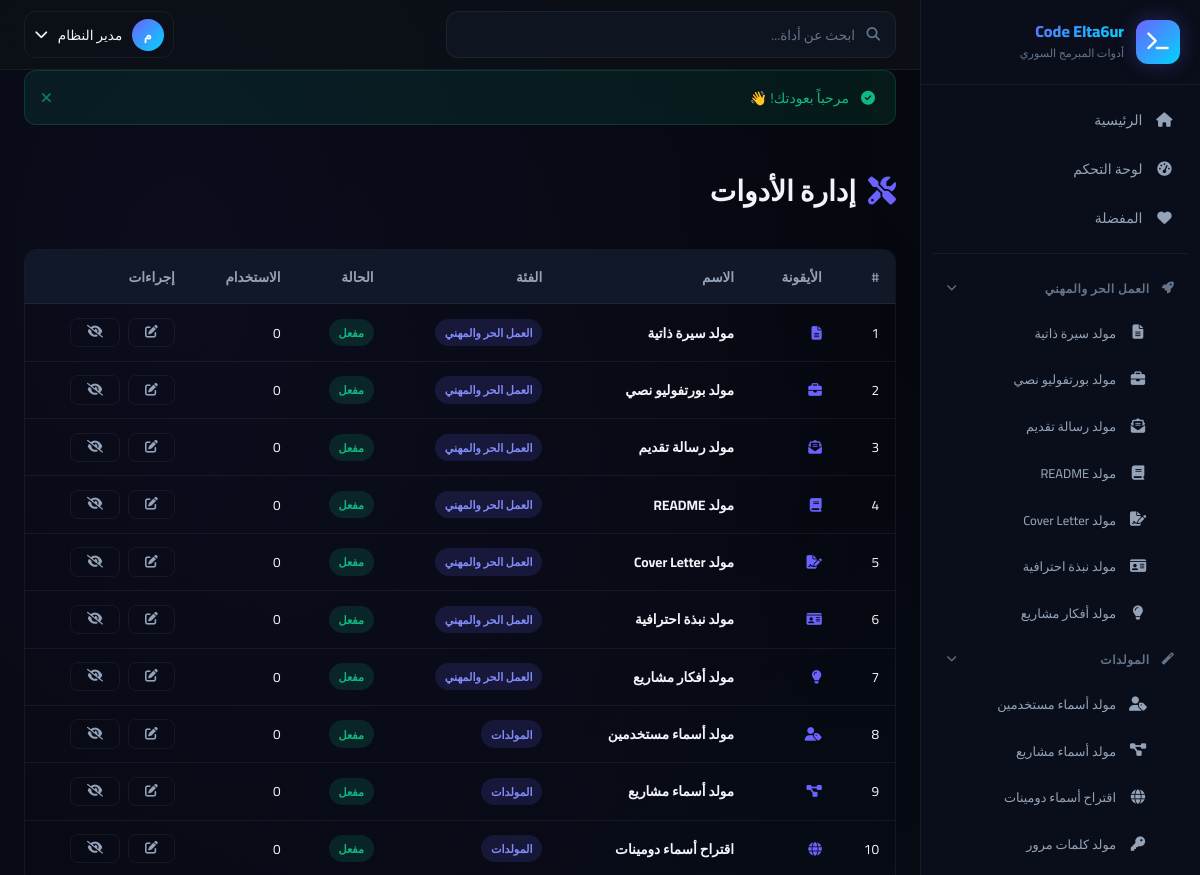
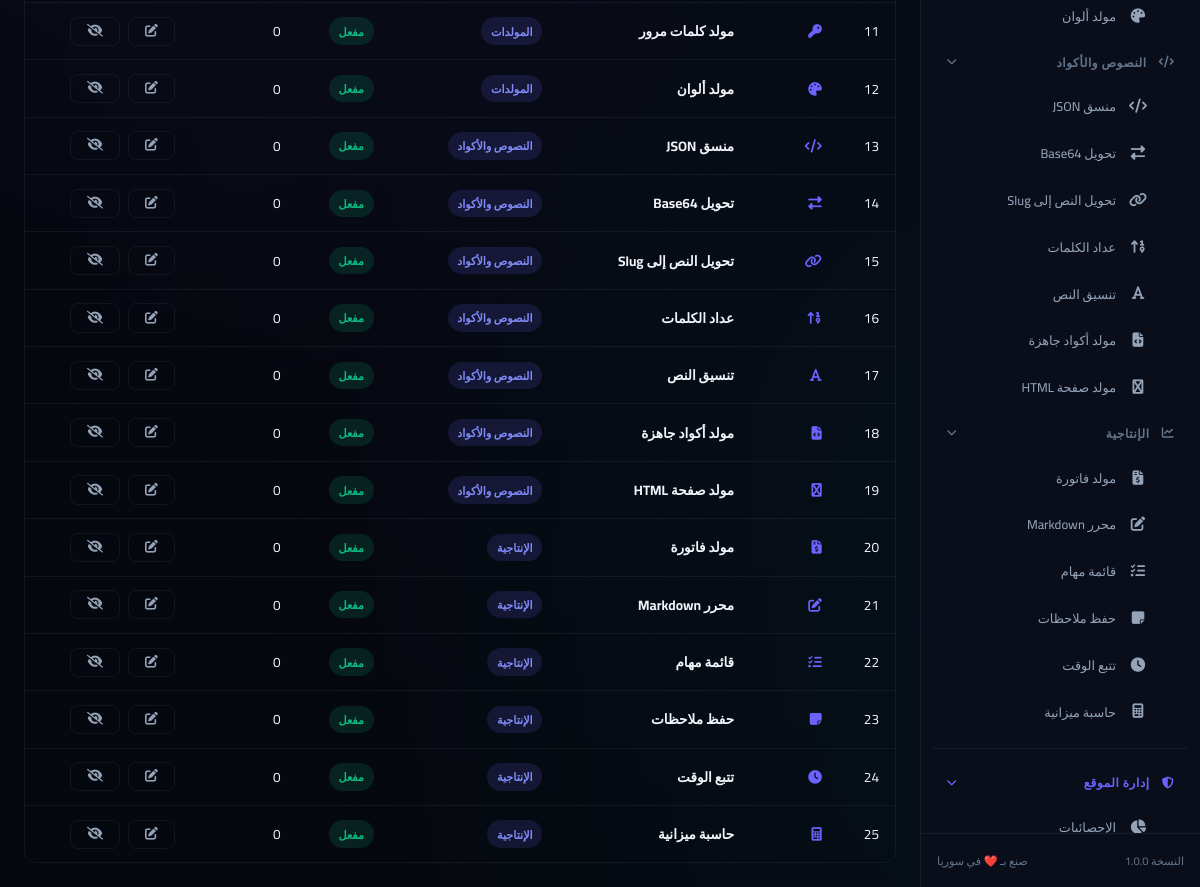
The app's page /admin/tools-manage.php (signed in) with its own data (2 pictures, top to bottom).
### tables this page shows
CREATE TABLE IF NOT EXISTS `tools` (
    `id` INT UNSIGNED AUTO_INCREMENT PRIMARY KEY,
    `name` VARCHAR(100) NOT NULL,
    `slug` VARCHAR(100) NOT NULL UNIQUE,
    `description` TEXT DEFAULT NULL,
    `icon` VARCHAR(50) DEFAULT 'fa-wrench',
    `category` VARCHAR(50) DEFAULT 'general',
    `status` TINYINT(1) DEFAULT 1,
    `sort_order` INT DEFAULT 0,
    `usage_count` INT UNSIGNED DEFAULT 0,
    `created_at` TIMESTAMP DEFAULT CURRENT_TIMESTAMP,
    INDEX `idx_slug` (`slug`),
    INDEX `idx_category` (`category`),
    INDEX `idx_status` (`status`)
);

### includes/auth.php (called while the page is built, shortened)
<?php
function isLoggedIn() {
    return isset($_SESSION['logged_in']) && $_SESSION['logged_in'] === true;
}
function isAdmin() {
    return isLoggedIn() && isset($_SESSION['user_role']) && $_SESSION['user_role'] === 'admin';
}

### includes/functions.php (called while the page is built, shortened)
<?php
function sanitize($input) {
    return htmlspecialchars(strip_tags(trim($input)), ENT_QUOTES, 'UTF-8');
}
function getAllTools($activeOnly = true) {
    $db = getDB();
    $sql = "SELECT * FROM tools";
    if ($activeOnly) {
        $sql .= " WHERE status = 1";
    }
    $sql .= " ORDER BY sort_order ASC";
    return $db->query($sql)->fetchAll();
}
function getCategoryName($category) {
    $categories = [
        'career' => 'العمل الحر والمهني',
        'generators' => 'المولدات',
        'text' => 'النصوص والأكواد',
        'productivity' => 'الإنتاجية'
    ];
    return $categories[$category] ?? $category;
}

### admin/tools-manage.php (the view, shortened to what this page needs)
<?php
$currentPage = 'admin-tools';
$db = getDB();
$tools = $db->query("SELECT * FROM tools ORDER BY sort_order ASC")->fetchAll();
include __DIR__ . '/../includes/header.php';
?>
<div class="page-header">
    <h1 class="page-title"><i class="fas fa-tools"></i> إدارة الأدوات</h1>
</div>
<div class="table-container">
    <table>
        <thead><tr><th>#</th><th>الأيقونة</th><th>الاسم</th><th>الفئة</th><th>الحالة</th><th>الاستخدام</th><th>إجراءات</th></tr></thead>
        <tbody>
            <?php foreach ($tools as $t): ?>
            <tr style="<?= !$t['status'] ? 'opacity:0.5' : '' ?>">
                <td><?= $t['sort_order'] ?></td>
                <td><i class="fas <?= $t['icon'] ?>" style="color:var(--text-accent)"></i></td>
                <td><strong><?= sanitize($t['name']) ?></strong></td>
                <td><span class="badge badge-primary"><?= getCategoryName($t['category']) ?></span></td>
                <td><span class="badge badge-<?= $t['status'] ? 'success' : 'danger' ?>"><?= $t['status'] ? 'مفعل' : 'معطل' ?></span></td>
                <td><?= $t['usage_count'] ?></td>
                <td>
                    <div class="d-flex gap-1">
                        <a href="?edit=<?= $t['id'] ?>" class="btn btn-ghost btn-sm"><i class="fas fa-edit"></i></a>
                        <a href="?toggle=<?= $t['id'] ?>" class="btn btn-ghost btn-sm"><i class="fas fa-<?= $t['status'] ? 'eye-slash' : 'eye' ?>"></i></a>
                    </div>
                </td>
            </tr>
            <?php endforeach; ?>
        </tbody>
    </table>
</div>
<?php include __DIR__ . '/../includes/footer.php'; ?>

### includes/sidebar.php (shortened to what this page needs)
<?php
$categories = [
    'career' => ['name' => 'العمل الحر والمهني', 'icon' => 'fa-rocket'],
    'generators' => ['name' => 'المولدات', 'icon' => 'fa-magic'],
    'text' => ['name' => 'النصوص والأكواد', 'icon' => 'fa-code'],
    'productivity' => ['name' => 'الإنتاجية', 'icon' => 'fa-chart-line']
];
try {
    $allTools = getAllTools();
    $toolsByCategory = [];
    foreach ($allTools as $tool) {
        $toolsByCategory[$tool['category']][] = $tool;
    }
} catch (Exception $e) {
    $toolsByCategory = [];
}
?>
<aside class="sidebar" id="sidebar">
    <div class="sidebar-header">
        <a href="<?= BASE_URL ?>" class="sidebar-logo">
            <div class="logo-icon">
                <i class="fas fa-terminal"></i>
            </div>
            <div class="logo-text">
                <span class="logo-title">Code Elta6ur</span>
                <span class="logo-subtitle">أدوات المبرمج السوري</span>
            </div>
        </a>
    </div>
    <nav class="sidebar-nav">
        <a href="<?= BASE_URL ?>" class="nav-item <?= $currentPage === 'home' ? 'active' : '' ?>">
            <i class="fas fa-home"></i>
            <span>الرئيسية</span>
        </a>
        <?php if (isLoggedIn()): ?>
        <a href="<?= BASE_URL ?>user/dashboard.php" class="nav-item <?= $currentPage === 'dashboard' ? 'active' : '' ?>">
            <i class="fas fa-tachometer-alt"></i>
            <span>لوحة التحكم</span>
        </a>
        <a href="<?= BASE_URL ?>user/favorites.php" class="nav-item <?= $currentPage === 'favorites' ? 'active' : '' ?>">
            <i class="fas fa-heart"></i>
            <span>المفضلة</span>
        </a>
        <?php endif; ?>
        <div class="nav-divider"></div>
        <?php foreach ($categories as $catKey => $catInfo): ?>
        <div class="nav-group">
            <div class="nav-group-title">
                <i class="fas <?= $catInfo['icon'] ?>"></i>
                <span><?= $catInfo['name'] ?></span>
                <i class="fas fa-chevron-down nav-group-arrow"></i>
            </div>
            <div class="nav-group-items">
                <?php if (isset($toolsByCategory[$catKey])): ?>
                <?php foreach ($toolsByCategory[$catKey] as $tool): ?>
                <a href="<?= BASE_URL ?>tool.php?slug=<?= $tool['slug'] ?>"
                   class="nav-item nav-sub-item <?= (isset($currentTool) && $currentTool === $tool['slug']) ? 'active' : '' ?>">
                    <i class="fas <?= $tool['icon'] ?>"></i>
                    <span><?= sanitize($tool['name']) ?></span>
                </a>
                <?php endforeach; ?>
                <?php endif; ?>
            </div>
        </div>
        <?php endforeach; ?>
        <?php if (isAdmin()): ?>
        <div class="nav-divider"></div>
        <div class="nav-group">
            <div class="nav-group-title admin-title">
                <i class="fas fa-shield-alt"></i>
                <span>إدارة الموقع</span>
                <i class="fas fa-chevron-down nav-group-arrow"></i>
            </div>
            <div class="nav-group-items">
                <a href="<?= BASE_URL ?>admin/index.php" class="nav-item nav-sub-item <?= $currentPage === 'admin-dashboard' ? 'active' : '' ?>">
                    <i class="fas fa-chart-pie"></i>
                    <span>الإحصائيات</span>
                </a>
            </div>
        </div>
        <?php endif; ?>
    </nav>
    <div class="sidebar-footer">
        <div class="sidebar-footer-text">
            <span>النسخة <?= APP_VERSION ?></span>
            <span>صنع بـ ❤️ في سوريا</span>
        </div>
    </div>
</aside>

### records on screen
tools: name "مولد سيرة ذاتية", sort_order "1", category "العمل الحر والمهني", status "مفعل", usage_count "0"
tools: name "مولد بورتفوليو نصي", sort_order "2", category "العمل الحر والمهني", status "مفعل", usage_count "0"
tools: name "مولد رسالة تقديم", sort_order "3", category "العمل الحر والمهني", status "مفعل", usage_count "0"
tools: name "مولد README", sort_order "4", category "العمل الحر والمهني", status "مفعل", usage_count "0"
tools: name "مولد Cover Letter", sort_order "5", category "العمل الحر والمهني", status "مفعل", usage_count "0"
tools: name "مولد نبذة احترافية", sort_order "6", category "العمل الحر والمهني", status "مفعل", usage_count "0"
tools: name "مولد أفكار مشاريع", sort_order "7", category "العمل الحر والمهني", status "مفعل", usage_count "0"
tools: name "مولد أسماء مستخدمين", sort_order "8", category "المولدات", status "مفعل", usage_count "0"
tools: name "مولد أسماء مشاريع", sort_order "9", category "المولدات", status "مفعل", usage_count "0"
tools: name "اقتراح أسماء دومينات", sort_order "10", category "المولدات", status "مفعل", usage_count "0"
tools: name "مولد كلمات مرور", sort_order "11", category "المولدات", status "مفعل", usage_count "0"
tools: name "مولد ألوان", sort_order "12", category "المولدات", status "مفعل", usage_count "0"
tools: name "منسق JSON", sort_order "13", category "النصوص والأكواد", status "مفعل", usage_count "0"
tools: name "تحويل Base64", sort_order "14", category "النصوص والأكواد", status "مفعل", usage_count "0"
tools: name "تحويل النص إلى Slug", sort_order "15", category "النصوص والأكواد", status "مفعل", usage_count "0"
tools: name "عداد الكلمات", sort_order "16", category "النصوص والأكواد", status "مفعل", usage_count "0"
tools: name "تنسيق النص", sort_order "17", category "النصوص والأكواد", status "مفعل", usage_count "0"
tools: name "مولد أكواد جاهزة", sort_order "18", category "النصوص والأكواد", status "مفعل", usage_count "0"
tools: name "مولد صفحة HTML", sort_order "19", category "النصوص والأكواد", status "مفعل", usage_count "0"
tools: name "مولد فاتورة", sort_order "20", category "الإنتاجية", status "مفعل", usage_count "0"
tools: name "محرر Markdown", sort_order "21", category "الإنتاجية", status "مفعل", usage_count "0"
tools: name "قائمة مهام", sort_order "22", category "الإنتاجية", status "مفعل", usage_count "0"
tools: name "حفظ ملاحظات", sort_order "23", category "الإنتاجية", status "مفعل", usage_count "0"
tools: name "تتبع الوقت", sort_order "24", category "الإنتاجية", status "مفعل", usage_count "0"
tools: name "حاسبة ميزانية", sort_order "25", category "الإنتاجية", status "مفعل", usage_count "0"

### other values on screen
$catInfo['name'] "العمل الحر والمهني"
$catInfo['name'] "المولدات"
$catInfo['name'] "النصوص والأكواد"
$catInfo['name'] "الإنتاجية"
APP_VERSION "1.0.0"
mb_substr($_SESSION['user_name'], 0, 1) "م"
$_SESSION['user_name'] "مدير النظام"
$flash['message'] "مرحباً بعودتك! 👋"
